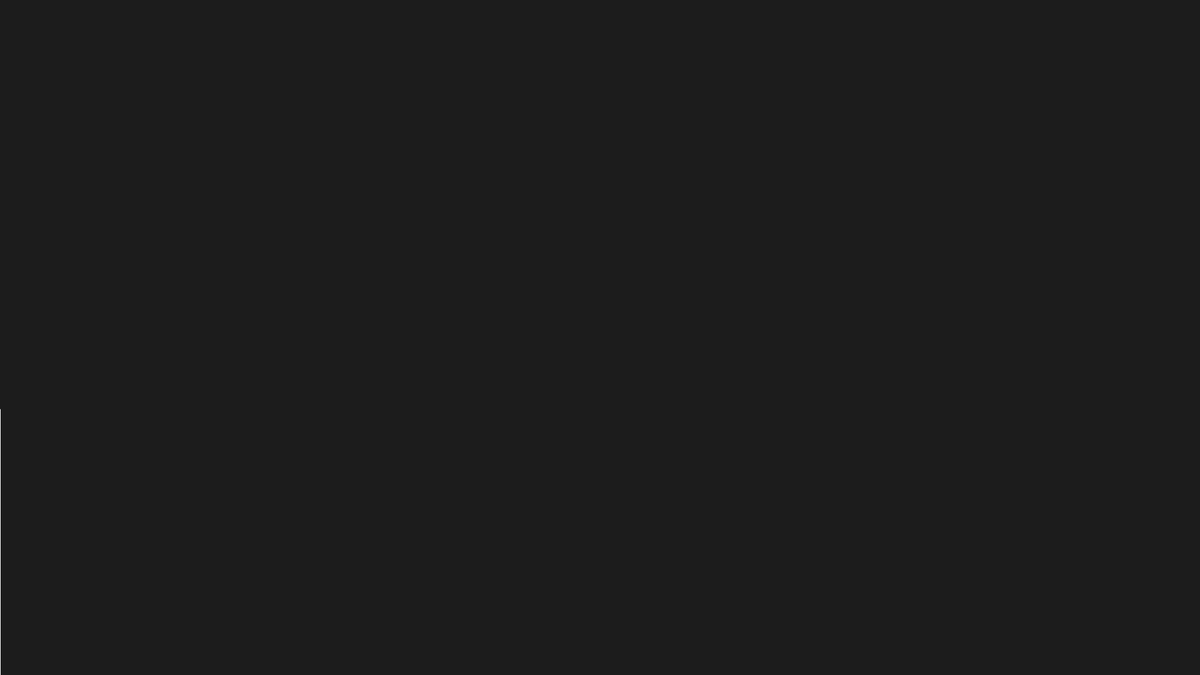
Frame 1 (no input)
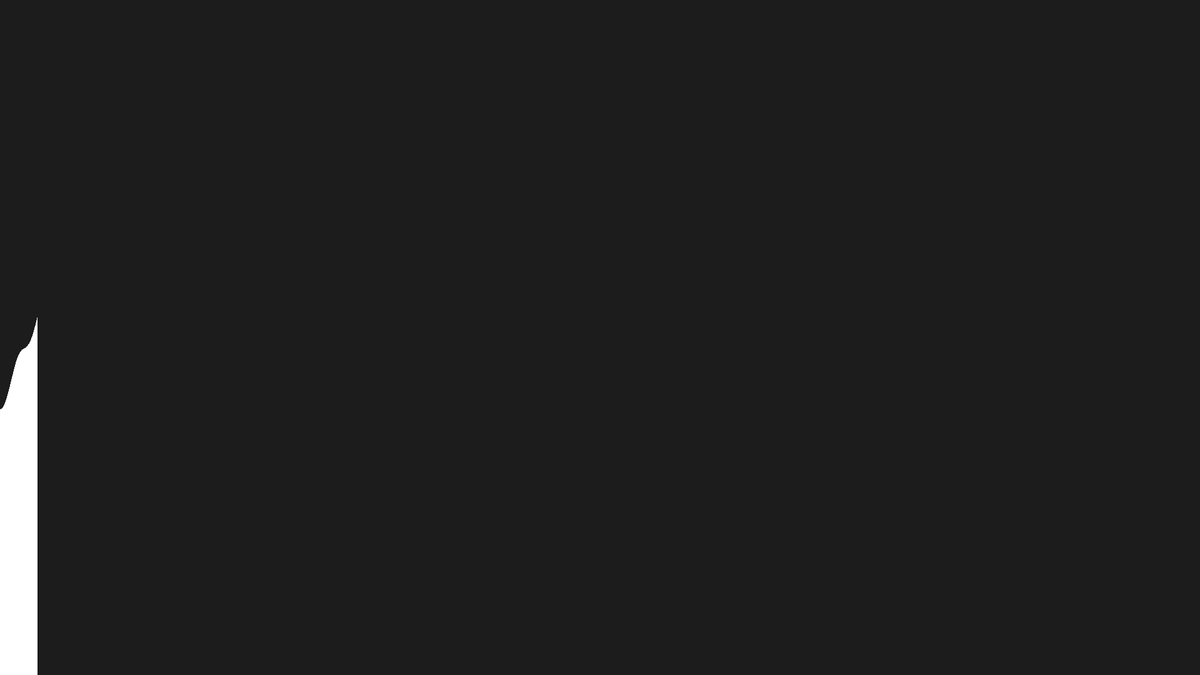
Frame 60 (the mouse pressed at the canvas centre just before this capture)
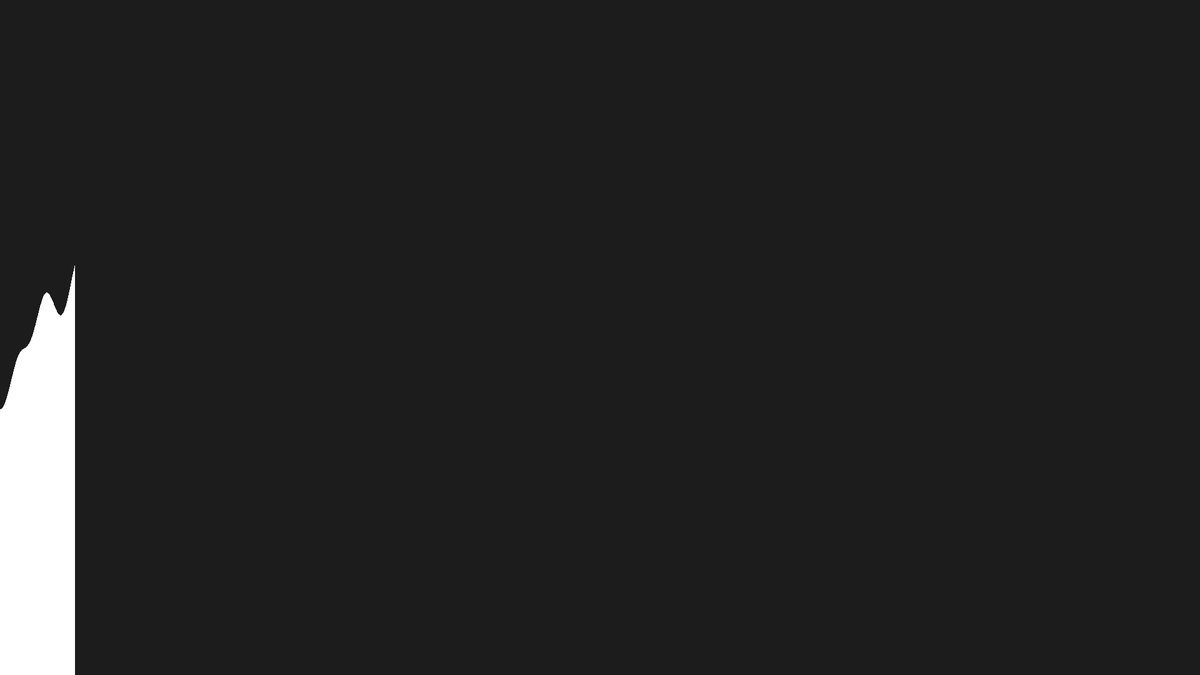
Frame 120 (the mouse held since frame 60 and released just before this capture)

The Processing sketch that drew these frames (run headless with seeded random() and noise(); from frame 60 on, the mouse is pressed at the canvas centre):

// Processing sketch: Noise_1D
// ── Noise_1D.pde
float freq = 0.005;

int x = 0;
float rectWidth = 1;

void setup() {
    size(1920, 1080);
    background(28, 28, 28);
}

void draw() {
    noise1D();
}

void noise1D() {
    if (x < width/rectWidth) {
        // perlin noise (processing default)
        float n = noise(x * freq);
        n = map(n, 0, 1, height, 0);
        noStroke();
        fill(255);
        rect(x * rectWidth, height - n, rectWidth, n);
        x++;
    }
}
